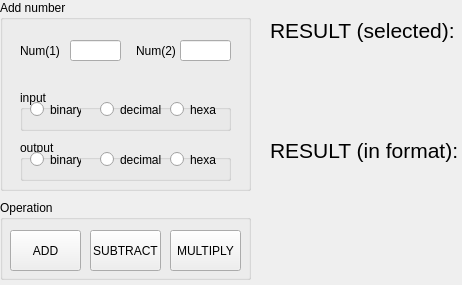
<?xml version="1.0" encoding="UTF-8"?>
<ui version="4.0">
 <class>MainWindow</class>
 <widget class="QMainWindow" name="MainWindow">
  <property name="geometry">
   <rect>
    <x>0</x>
    <y>0</y>
    <width>462</width>
    <height>285</height>
   </rect>
  </property>
  <property name="windowTitle">
   <string>MainWindow</string>
  </property>
  <widget class="QWidget" name="centralwidget">
   <widget class="QGroupBox" name="groupBox">
    <property name="geometry">
     <rect>
      <x>0</x>
      <y>0</y>
      <width>251</width>
      <height>191</height>
     </rect>
    </property>
    <property name="title">
     <string>Add number</string>
    </property>
    <widget class="QLabel" name="label_2">
     <property name="geometry">
      <rect>
       <x>136</x>
       <y>40</y>
       <width>41</width>
       <height>21</height>
      </rect>
     </property>
     <property name="text">
      <string>Num(2)</string>
     </property>
    </widget>
    <widget class="QLineEdit" name="lineEdit_2">
     <property name="geometry">
      <rect>
       <x>180</x>
       <y>40</y>
       <width>51</width>
       <height>21</height>
      </rect>
     </property>
    </widget>
    <widget class="QLabel" name="label">
     <property name="geometry">
      <rect>
       <x>20</x>
       <y>40</y>
       <width>47</width>
       <height>21</height>
      </rect>
     </property>
     <property name="text">
      <string>Num(1)</string>
     </property>
    </widget>
    <widget class="QLineEdit" name="lineEdit">
     <property name="geometry">
      <rect>
       <x>70</x>
       <y>40</y>
       <width>51</width>
       <height>21</height>
      </rect>
     </property>
    </widget>
    <widget class="QGroupBox" name="groupBox_3">
     <property name="geometry">
      <rect>
       <x>20</x>
       <y>90</y>
       <width>211</width>
       <height>41</height>
      </rect>
     </property>
     <property name="title">
      <string>input</string>
     </property>
     <widget class="QRadioButton" name="twe">
      <property name="geometry">
       <rect>
        <x>150</x>
        <y>10</y>
        <width>61</width>
        <height>19</height>
       </rect>
      </property>
      <property name="text">
       <string>hexa</string>
      </property>
     </widget>
     <widget class="QRadioButton" name="dec">
      <property name="geometry">
       <rect>
        <x>80</x>
        <y>10</y>
        <width>61</width>
        <height>19</height>
       </rect>
      </property>
      <property name="text">
       <string>decimal</string>
      </property>
     </widget>
     <widget class="QRadioButton" name="bin">
      <property name="geometry">
       <rect>
        <x>10</x>
        <y>10</y>
        <width>51</width>
        <height>19</height>
       </rect>
      </property>
      <property name="text">
       <string>binary</string>
      </property>
     </widget>
    </widget>
    <widget class="QGroupBox" name="groupBox_4">
     <property name="geometry">
      <rect>
       <x>20</x>
       <y>140</y>
       <width>211</width>
       <height>41</height>
      </rect>
     </property>
     <property name="title">
      <string>output</string>
     </property>
     <widget class="QRadioButton" name="twe_3">
      <property name="geometry">
       <rect>
        <x>150</x>
        <y>10</y>
        <width>61</width>
        <height>19</height>
       </rect>
      </property>
      <property name="text">
       <string>hexa</string>
      </property>
     </widget>
     <widget class="QRadioButton" name="dec_3">
      <property name="geometry">
       <rect>
        <x>80</x>
        <y>10</y>
        <width>61</width>
        <height>19</height>
       </rect>
      </property>
      <property name="text">
       <string>decimal</string>
      </property>
     </widget>
     <widget class="QRadioButton" name="bin_3">
      <property name="geometry">
       <rect>
        <x>10</x>
        <y>10</y>
        <width>51</width>
        <height>19</height>
       </rect>
      </property>
      <property name="text">
       <string>binary</string>
      </property>
     </widget>
    </widget>
   </widget>
   <widget class="QGroupBox" name="groupBox_2">
    <property name="geometry">
     <rect>
      <x>0</x>
      <y>200</y>
      <width>251</width>
      <height>80</height>
     </rect>
    </property>
    <property name="title">
     <string>Operation</string>
    </property>
    <widget class="QPushButton" name="pushButton">
     <property name="geometry">
      <rect>
       <x>10</x>
       <y>30</y>
       <width>71</width>
       <height>41</height>
      </rect>
     </property>
     <property name="text">
      <string>ADD</string>
     </property>
    </widget>
    <widget class="QPushButton" name="pushButton_2">
     <property name="geometry">
      <rect>
       <x>90</x>
       <y>30</y>
       <width>71</width>
       <height>41</height>
      </rect>
     </property>
     <property name="text">
      <string>SUBTRACT</string>
     </property>
    </widget>
    <widget class="QPushButton" name="pushButton_3">
     <property name="geometry">
      <rect>
       <x>170</x>
       <y>30</y>
       <width>71</width>
       <height>41</height>
      </rect>
     </property>
     <property name="text">
      <string>MULTIPLY</string>
     </property>
    </widget>
   </widget>
   <widget class="QLabel" name="label_5">
    <property name="geometry">
     <rect>
      <x>270</x>
      <y>10</y>
      <width>201</width>
      <height>41</height>
     </rect>
    </property>
    <property name="font">
     <font>
      <pointsize>16</pointsize>
     </font>
    </property>
    <property name="text">
     <string>RESULT (selected): </string>
    </property>
   </widget>
   <widget class="QLabel" name="result">
    <property name="geometry">
     <rect>
      <x>270</x>
      <y>60</y>
      <width>171</width>
      <height>51</height>
     </rect>
    </property>
    <property name="font">
     <font>
      <pointsize>20</pointsize>
     </font>
    </property>
    <property name="text">
     <string/>
    </property>
   </widget>
   <widget class="QLabel" name="result_int">
    <property name="geometry">
     <rect>
      <x>270</x>
      <y>180</y>
      <width>171</width>
      <height>51</height>
     </rect>
    </property>
    <property name="font">
     <font>
      <pointsize>20</pointsize>
     </font>
    </property>
    <property name="text">
     <string/>
    </property>
   </widget>
   <widget class="QLabel" name="label_6">
    <property name="geometry">
     <rect>
      <x>270</x>
      <y>130</y>
      <width>201</width>
      <height>41</height>
     </rect>
    </property>
    <property name="font">
     <font>
      <pointsize>16</pointsize>
     </font>
    </property>
    <property name="text">
     <string>RESULT (in format): </string>
    </property>
   </widget>
  </widget>
 </widget>
 <resources/>
 <connections/>
</ui>
